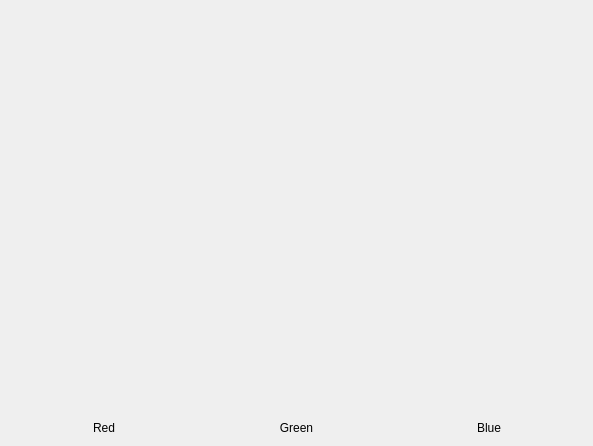
<?xml version="1.0" encoding="UTF-8"?>
<ui version="4.0">
 <class>Form</class>
 <widget class="QWidget" name="Form">
  <property name="geometry">
   <rect>
    <x>0</x>
    <y>0</y>
    <width>593</width>
    <height>446</height>
   </rect>
  </property>
  <property name="windowTitle">
   <string>Form</string>
  </property>
  <layout class="QGridLayout" name="gridLayout">
   <item row="0" column="0">
    <widget class="Canvas" name="canvRed" native="true"/>
   </item>
   <item row="0" column="1">
    <widget class="Canvas" name="canvGreen" native="true"/>
   </item>
   <item row="0" column="2">
    <widget class="Canvas" name="canvBlue" native="true"/>
   </item>
   <item row="1" column="0">
    <widget class="QLabel" name="label">
     <property name="sizePolicy">
      <sizepolicy hsizetype="Preferred" vsizetype="Fixed">
       <horstretch>0</horstretch>
       <verstretch>0</verstretch>
      </sizepolicy>
     </property>
     <property name="text">
      <string>Red</string>
     </property>
     <property name="alignment">
      <set>Qt::AlignCenter</set>
     </property>
    </widget>
   </item>
   <item row="1" column="1">
    <widget class="QLabel" name="label_2">
     <property name="sizePolicy">
      <sizepolicy hsizetype="Preferred" vsizetype="Fixed">
       <horstretch>0</horstretch>
       <verstretch>0</verstretch>
      </sizepolicy>
     </property>
     <property name="text">
      <string>Green</string>
     </property>
     <property name="alignment">
      <set>Qt::AlignCenter</set>
     </property>
    </widget>
   </item>
   <item row="1" column="2">
    <widget class="QLabel" name="label_3">
     <property name="sizePolicy">
      <sizepolicy hsizetype="Preferred" vsizetype="Fixed">
       <horstretch>0</horstretch>
       <verstretch>0</verstretch>
      </sizepolicy>
     </property>
     <property name="text">
      <string>Blue</string>
     </property>
     <property name="alignment">
      <set>Qt::AlignCenter</set>
     </property>
    </widget>
   </item>
  </layout>
 </widget>
 <customwidgets>
  <customwidget>
   <class>Canvas</class>
   <extends>QWidget</extends>
   <header>canvas</header>
   <container>1</container>
  </customwidget>
 </customwidgets>
 <resources/>
 <connections/>
</ui>
